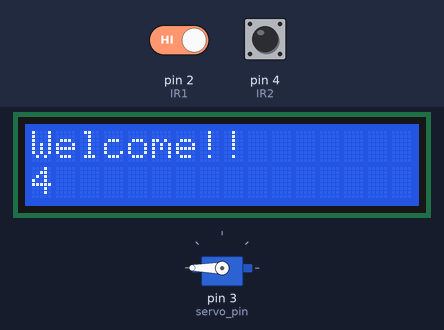
The sketch below on a simulated Arduino Uno, built with avr-gcc and run on an emulated ATmega328P. On the bench: 16×2 character LCD, servo. The test bench sets the inputs (shaded band); at power-on: pin 4 (IR2) HIGH, pin 2 (IR1) HIGH.

Above: at 1.2 s.
1.3 s: pin 4 (IR2) driven LOW
At 1.6 s:
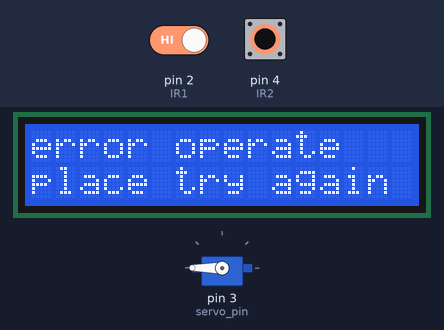
4.3 s: pin 2 (IR1) driven LOW
At 5.84 s:
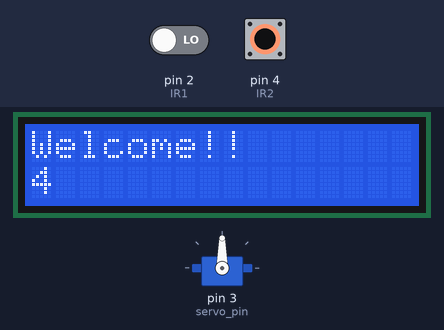
7.3 s: pin 2 (IR1) driven HIGH
At 8.8 s:
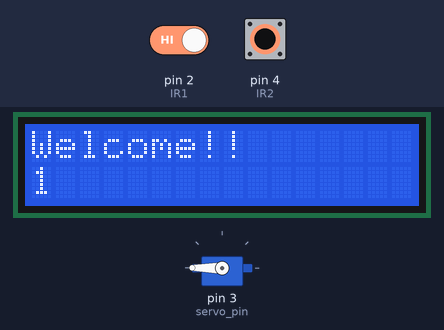
9.1 s: pin 2 (IR1) driven LOW
At 10.9 s:
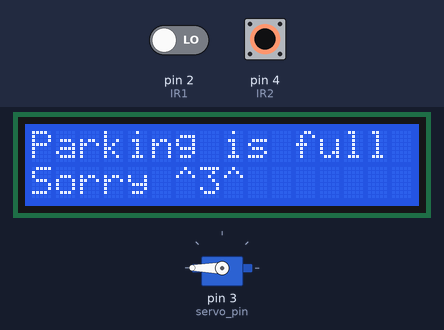
12.1 s: pin 4 (IR2) pulsed HIGH 5 times (0.12 s each, 0.3 s apart)
At 15.02 s:
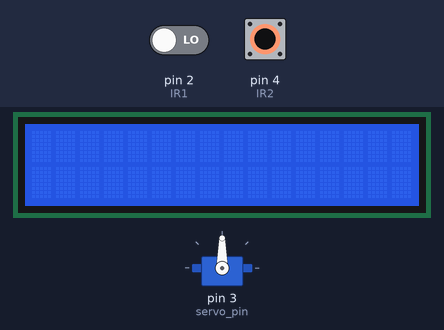
16.3 s: pin 4 (IR2) driven HIGH
At 16.8 s:
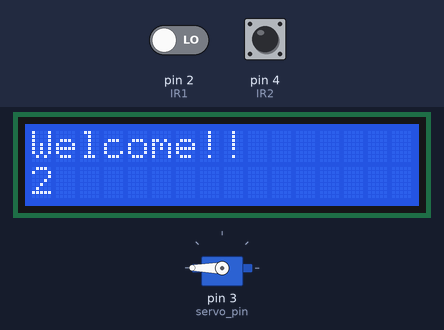
Timing chart, 0 to 18.8 s (numbered marks = the images above; inputs shaded):
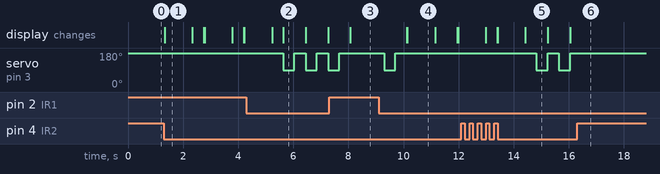

The sketch:

main.ino
```cpp
#include <Servo.h>
#include <LiquidCrystal_I2C.h>
#include <Wire.h>

LiquidCrystal_I2C lcd(0x27,16,2);  //設定LCD位置0x27,設定LCD大小為16*2
Servo parking_lever;  //伺服馬達宣告

const int IR1 = 2; // IR1PIN
const int IR2 = 4; // IR2PIN
const int servo_pin = 3;
const int Max_car = 4;

int now_car = 4;
int car_in = 0,car_out = 0,delay_cnt1 = 0,delay_cnt2 = 0;

void setup() {
  //初始化LCD
  lcd.init();
  lcd.backlight();
  //初始化伺服馬達
  parking_lever.attach(servo_pin);
  parking_lever.write(180);

  //初始化紅外線感應器
  pinMode(IR1, INPUT);
  pinMode(IR2, INPUT);
}

void loop() {

    if(digitalRead(IR1) == LOW){
      //車出關門
      if(car_out == 1){
        parking_lever.write(180);
        car_out = 0;
        delay_cnt1 = 1;
      }else{
        //車進開門
        if(now_car != 0){
          if(delay_cnt1 == 0){
            parking_lever.write(90);
            if(car_in == 0)now_car--,car_in = 1;
          }
        }else{
          if(car_in == 0){
            lcd.setCursor(0,0);
            lcd.print("Parking is full");
            lcd.setCursor(0,1);
            lcd.print("Sorry ^3^");
            delay(1000);
            lcd.clear();
          }
        }
      }
      delay(400);


    }else{
      if(delay_cnt1 == 1)delay_cnt1 = 0;
    }

    if(digitalRead(IR2) == LOW){
      //車進關門
      if(car_in == 1){
        parking_lever.write(180);
        car_in = 0;
        delay_cnt2 = 1;
      }else{
      //車出開門
        if(now_car < 4){
          if(delay_cnt2 == 0){
            parking_lever.write(90);
            if(car_out == 0)now_car++,car_out = 1;
          }
        }else{
          if(car_out == 0){
            lcd.setCursor(0,0);
            lcd.print("error operate");
            lcd.setCursor(0,1);
            lcd.print("place try again ^3^");
            delay(1000);
            lcd.clear();
          }
        }
      }
      delay(400);
    }else{
      if(delay_cnt2 == 1)delay_cnt2 = 0;
    }

    lcd.setCursor(0,0);
    lcd.print("Welcome!!");
    lcd.setCursor(0,1);
    lcd.print(now_car);

}
```

Measured:
- after the input at 1.3 s, the display: changes at once (image 1)
- after the input at 4.3 s, servo on pin 3 (servo_pin): alternates 180° for 0.41 s and 90° for 0.40 s, starting after 1.3 s
- after the input at 7.3 s, servo on pin 3 (servo_pin): goes on until 7.7 s, then stays 180°
- after the input at 9.1 s, servo on pin 3 (servo_pin): 180° → 90° after 0.21 s, → 180° 0.40 s later; the display: first changes after 1.0 s (image 4 shows a later state)
- after the input at 12.1 s, servo on pin 3 (servo_pin): alternates 180° for 0.40 s and 90° for 0.41 s, starting after 2.7 s
- after the input at 16.3 s, servo on pin 3 (servo_pin): stops changing and stays 180°
- what the display in image 1 shows lasts 1.0 s, from 1.3 s to 2.3 s
